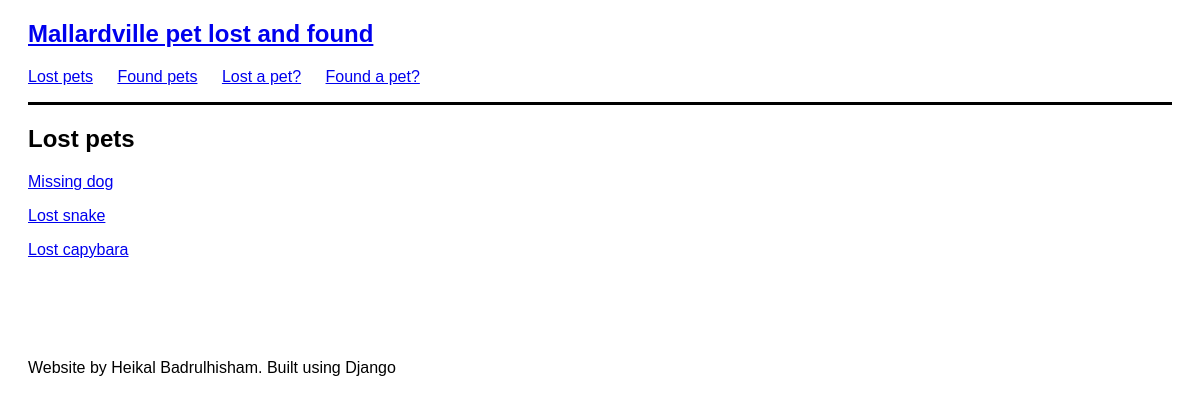
The app's page /post/lost/, older data.
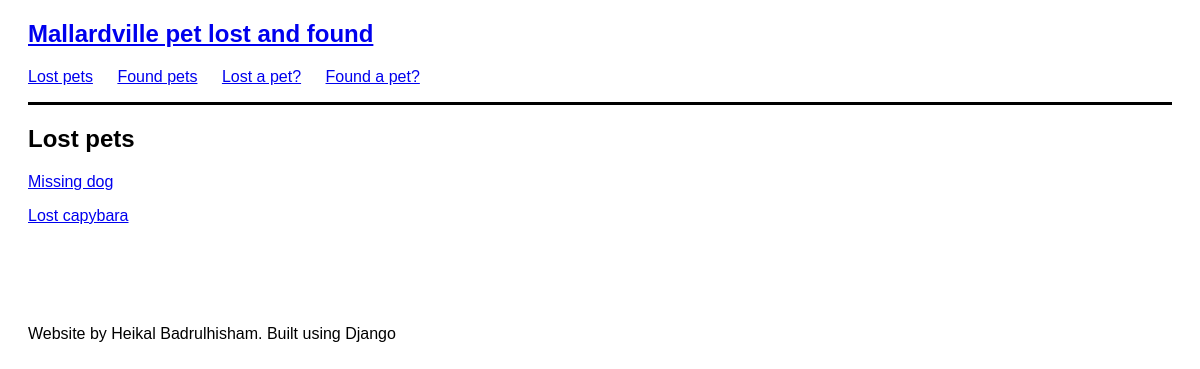
The same page, newer data.
### posts/models.py (models this page shows, shortened)
class Post(models.Model):
    title = models.CharField(max_length=80)
    picture = models.ImageField(upload_to='uploads/', blank=True, null=True)
    description = models.TextField(null=True)
    email = models.EmailField(blank=True, null=True)
    phone = models.CharField(max_length=80, blank=True, null=True)
    date_posted = models.DateField(auto_now=True)
    award = models.DecimalField(max_digits=100, decimal_places=2, blank=True,
                                null=True, default=0.00)
    password = models.CharField(default='password', max_length=100)
    def get_absolute_url(self):
        return reverse('post-detail', kwargs={'id': self.id})

class LostPost(Post):
    pass

class Post(models.Model):
    title = models.CharField(max_length=80)
    picture = models.ImageField(upload_to='uploads/', blank=True, null=True)
    description = models.TextField(null=True)
    email = models.EmailField(blank=True, null=True)
    phone = models.CharField(max_length=80, blank=True, null=True)
    date_posted = models.DateField(auto_now=True)
    award = models.DecimalField(max_digits=100, decimal_places=2, blank=True,
                                null=True, default=0.00)
    password = models.CharField(default='password', max_length=100)
    def get_absolute_url(self):
        return reverse('post-detail', kwargs={'id': self.id})

### posts/views.py (the view)
# urls.py: path('lost/', lost_post_list_view, name='lost-post-list'),
def lost_post_list_view(request):
    return post_list_view(request, LostPost, 'Lost pets')

### posts/views.py (called while the page is built)
def post_list_view(request, PostClass, heading):
    queryset = PostClass.objects.all()
    context = {'posts': queryset, 'heading': heading}
    return render(request, 'posts/post_list.html', context)

### posts/templates/posts/post_list.html
{% extends 'base.html' %}
{% block content %}
<h2>{{ heading }}</h2>
{% for post in posts %}
    <a href="{{ post.get_absolute_url }}"><p>{{ post.title }}</p></a>
{% endfor %}
{% endblock %}

Row changes from the older to the newer data that the page shows:
removed LostPost: title "Lost snake"
